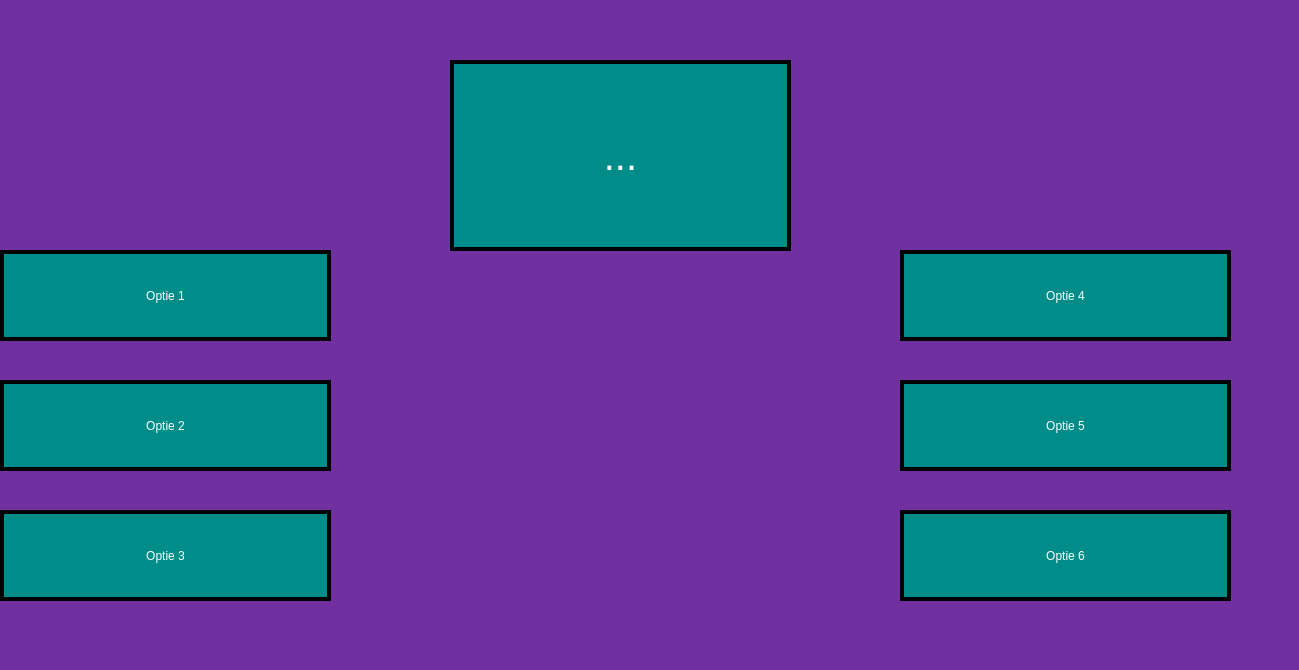
<?xml version="1.0" encoding="UTF-8"?>
<ui version="4.0">
 <class>MainWindow</class>
 <widget class="QMainWindow" name="MainWindow">
  <property name="geometry">
   <rect>
    <x>0</x>
    <y>0</y>
    <width>1299</width>
    <height>670</height>
   </rect>
  </property>
  <property name="windowTitle">
   <string>MainWindow</string>
  </property>
  <property name="styleSheet">
   <string notr="true">
    background-color: #7030A0;
    background-image: url(img/SYMPLE_logo4.png);
    background-blend-mode: overlay;
    background-repeat: no-repeat;
    background-position-x: center;
    background-position-y: 500px;
    background-size: 500px;
  </string>
  </property>
  <widget class="QWidget" name="centralwidget">
   <widget class="QPushButton" name="pushButton">
    <property name="geometry">
     <rect>
      <x>0</x>
      <y>250</y>
      <width>331</width>
      <height>91</height>
     </rect>
    </property>
    <property name="styleSheet">
     <string notr="true">    position: fixed;
    left: 0%;
    top: 25%;
    height: 20%;
    width: 25%;
    
    border-left-color: #008D8A;
    color: white;
    background-color: #008D8A;
    border-style: solid;
    border-color: black;
    border-width: 4px;
    text-align: center;
    text-decoration: none;
    cursor: pointer;
font: 32pt &quot;Lucida Sans&quot;;


</string>
    </property>
    <property name="text">
     <string>Optie 1</string>
    </property>
   </widget>
   <widget class="QPushButton" name="pushButton_2">
    <property name="geometry">
     <rect>
      <x>0</x>
      <y>380</y>
      <width>331</width>
      <height>91</height>
     </rect>
    </property>
    <property name="styleSheet">
     <string notr="true">
    position: fixed;
    left: 0%;
    top: 50%;
    height: 20%;
    width: 25%;

 border-left-color: #008D8A;
    color: white;
    background-color: #008D8A;
    border-style: solid;
    border-color: black;
    border-width: 4px;
    text-align: center;
    text-decoration: none;
    cursor: pointer;
font: 32pt &quot;Lucida Sans&quot;;




</string>
    </property>
    <property name="text">
     <string>Optie 2</string>
    </property>
   </widget>
   <widget class="QPushButton" name="pushButton_3">
    <property name="geometry">
     <rect>
      <x>0</x>
      <y>510</y>
      <width>331</width>
      <height>91</height>
     </rect>
    </property>
    <property name="styleSheet">
     <string notr="true">
    position: fixed;
    left: 0%;
    top: 75%;
    height: 20%;
    width: 25%;

 border-left-color: #008D8A;
    color: white;
    background-color: #008D8A;
    border-style: solid;
    border-color: black;
    border-width: 4px;
    text-align: center;
    text-decoration: none;

    cursor: pointer;
font: 32pt &quot;Lucida Sans&quot;;


</string>
    </property>
    <property name="text">
     <string>Optie 3</string>
    </property>
   </widget>
   <widget class="QPushButton" name="pushButton_4">
    <property name="geometry">
     <rect>
      <x>900</x>
      <y>250</y>
      <width>331</width>
      <height>91</height>
     </rect>
    </property>
    <property name="styleSheet">
     <string notr="true">
    position: fixed;
    right: 0%;
    top: 25%;
    height: 20%;
    width: 25%;


    border-right-color: #008D8A;
    color: white;
    background-color: #008D8A;
    border-style: solid;
    border-color: black;
    border-width: 4px;
    text-align: center;
    text-decoration: none;

    cursor: pointer;
font: 32pt &quot;Lucida Sans&quot;;


</string>
    </property>
    <property name="text">
     <string>Optie 4</string>
    </property>
   </widget>
   <widget class="QPushButton" name="pushButton_5">
    <property name="geometry">
     <rect>
      <x>900</x>
      <y>380</y>
      <width>331</width>
      <height>91</height>
     </rect>
    </property>
    <property name="styleSheet">
     <string notr="true">
    position: fixed;
    right: 0%;
    top: 50%;
    height: 20%;
    width: 25%;

    border-right-color: #008D8A;
    color: white;
    background-color: #008D8A;
    border-style: solid;
    border-color: black;
    border-width: 4px;
    text-align: center;
    text-decoration: none;

    cursor: pointer;
font: 32pt &quot;Lucida Sans&quot;;
</string>
    </property>
    <property name="text">
     <string>Optie 5</string>
    </property>
   </widget>
   <widget class="QPushButton" name="pushButton_6">
    <property name="geometry">
     <rect>
      <x>900</x>
      <y>510</y>
      <width>331</width>
      <height>91</height>
     </rect>
    </property>
    <property name="styleSheet">
     <string notr="true">
    position: fixed;
    right: 0%;
    top: 75%;
    height: 20%;
    width: 25%;

    border-right-color: #008D8A;
    color: white;
    background-color: #008D8A;
    border-style: solid;
    border-color: black;
    border-width: 4px;
    text-align: center;
    text-decoration: none;

    cursor: pointer;
font: 32pt &quot;Lucida Sans&quot;;

</string>
    </property>
    <property name="text">
     <string>Optie 6</string>
    </property>
   </widget>
   <widget class="QToolButton" name="toolButton">
    <property name="geometry">
     <rect>
      <x>450</x>
      <y>60</y>
      <width>341</width>
      <height>191</height>
     </rect>
    </property>
    <property name="styleSheet">
     <string notr="true">
    background-color: #008D8A;
    width: 25%;
    height: 25%;
    border-color: black;
    border-style: solid;
    border-width: 4px;
    position: fixed;
    top:10%;
    left: 37%;
    text-align: center;

    padding: 5px;
    font-family: 'Lucida Sans', 'Lucida Sans Regular', 'Lucida Grande', 'Lucida Sans Unicode', Geneva, Verdana, sans-serif;
    font-size: 40px;
    color: white;
</string>
    </property>
    <property name="text">
     <string>...</string>
    </property>
   </widget>
  </widget>
  <widget class="QMenuBar" name="menubar">
   <property name="geometry">
    <rect>
     <x>0</x>
     <y>0</y>
     <width>1299</width>
     <height>25</height>
    </rect>
   </property>
  </widget>
  <widget class="QStatusBar" name="statusbar"/>
 </widget>
 <resources/>
 <connections/>
</ui>
